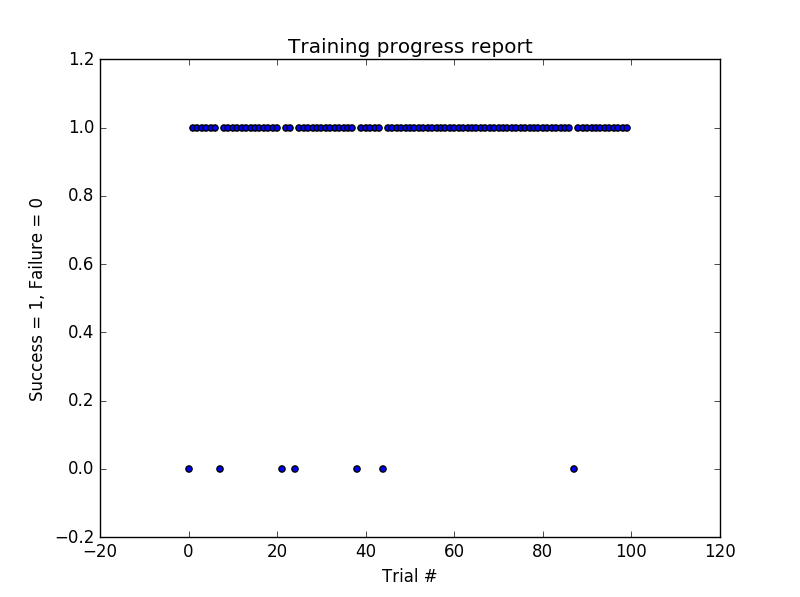

Write the Python code that produced this figure.
import random
from environment import Agent, Environment
from planner import RoutePlanner
from simulator import Simulator

class LearningAgent(Agent):
    """An agent that learns to drive in the smartcab world."""

    def __init__(self, env):
        super(LearningAgent, self).__init__(env)  # sets self.env = env, state = None, next_waypoint = None, and a default color
        self.color = 'red'  # override color
        self.planner = RoutePlanner(self.env, self)  # simple route planner to get next_waypoint
        # TODO: Initialize any additional variables here
        self.discount_factor = 0.5
        self.learning_rate = 0.5
        self.default_Q = 2
        self.none_count = 0
        self.max_right = 4
        self.max_none = 6
        self.state0 = None
        self.action0 = None
        self.reward0 = None
        self.Q = {}
        self.trials = -1
        self.max_trials = 100
        self.x_trials = range(0,self.max_trials)
        self.y_trials = range(0,self.max_trials)
        for i in ['forward','left','right']:
            for j in ['green','red']:
                for k in self.env.valid_actions:
                    self.Q[(i,j),k] = self.default_Q
    

    def reset(self, destination=None):
        self.planner.route_to(destination)
        # TODO: Prepare for a new trip; reset any variables here, if required
        if (self.state0, self.action0, self.reward0) != (None, None, None):
            oldQ = self.Q[(self.state0,self.action0)]
            self.Q[(self.state0,self.action0)] = oldQ + self.learning_rate*(self.reward0 - oldQ)
        self.none_count = 0
        self.trials = self.trials + 1
        (self.state0, self.action0, self.reward0) = (None, None, None)
        
        
    def update(self, t):
        # Gather inputs
        self.next_waypoint = self.planner.next_waypoint()  # from route planner, also displayed by simulator
        inputs = self.env.sense(self)
        deadline = self.env.get_deadline(self)

        # TODO: Update state
        self.state = (self.next_waypoint, inputs['light'])
        # TODO: Select action according to your policy
        newQ = -9999999999
        action = None
        
        if self.Q[(self.state,None)] == self.Q[(self.state,'left')] == self.Q[(self.state,'right')] == self.Q[(self.state,'forward')]:
            action = random.choice(Environment.valid_actions)
            newQ = self.Q[(self.state,'left')]
        else:      
            for i2 in [None,'left','right','forward']:
                if self.Q[(self.state,i2)] >= newQ:
                    newQ = self.Q[(self.state,i2)]
                    action = i2
        if action == None:
            self.none_count = self.none_count + 1
        else:
            self.none_count = 0
        if self.none_count > self.max_none:
            action = random.choice(Environment.valid_actions)

        # Execute action and get reward
        reward = self.env.act(self, action)


        # TODO: Learn policy based on state, action, reward
        if (self.state0, self.action0, self.reward0) != (None, None, None):
            oldQ = self.Q[(self.state0,self.action0)]
            self.Q[(self.state0,self.action0)] = oldQ + self.learning_rate*(self.reward0 + self.discount_factor*newQ - oldQ)
        (self.state0, self.action0, self.reward0) = (self.state, action, reward)
        if (deadline == 0) & (reward < 10):
            self.y_trials[self.trials] = 0
        else:
            self.y_trials[self.trials] = 1
        print "LearningAgent.update(): deadline = {}, inputs = {}, action = {}, reward = {}".format(deadline, inputs, action, reward)  # [debug]


def run():
    """Run the agent for a finite number of trials."""

    # Set up environment and agent
    e = Environment()  # create environment (also adds some dummy traffic)
    a = e.create_agent(LearningAgent)  # create agent
    e.set_primary_agent(a, enforce_deadline=True)  # set agent to track

    # Now simulate it
    # sim = Simulator(e, update_delay=1.0)  # reduce update_delay to speed up simulation
    sim = Simulator(e, update_delay=0.01)
    sim.run(n_trials=a.max_trials)  # press Esc or close pygame window to quit
    import pylab as pl
    pl.figure()
    pl.scatter(a.x_trials,a.y_trials)
    pl.legend()
    pl.xlabel('Trial #')
    pl.ylabel('Success = 1, Failure = 0')
    pl.title("Training progress report")
    pl.show()


if __name__ == '__main__':
    run()
